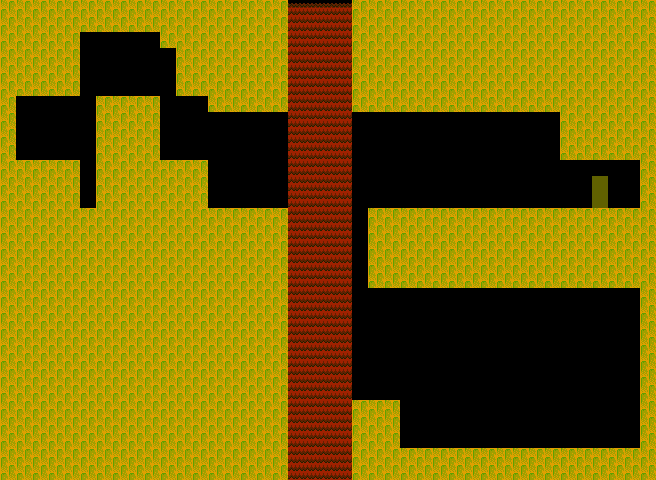

Rendered tile map (Tiled .tmx) drawn with the repository's tilesets; below, a short description and the map source with its tile grids summarised:
An orthogonal 41x30 tile map with 16x16 px tiles, 2 tile layers (Background, Solid), 2 tilesets and 18 objects.

<map version="1.10" tiledversion="1.11.2" orientation="orthogonal" renderorder="right-down" width="41" height="30" tilewidth="16" tileheight="16" infinite="0" nextlayerid="9" nextobjectid="21">
 <editorsettings>
  <export target="map3.lua" format="lua" />
 </editorsettings>
 <tileset firstgid="1" name="Tileset" tilewidth="16" tileheight="16" tilecount="128" columns="16">
  <image source="../../sprites/tiles/Tilesets1.png" trans="000000" width="256" height="128" />
 </tileset>
 <tileset firstgid="129" name="Animated" tilewidth="16" tileheight="16" tilecount="128" columns="16">
  <image source="../../sprites/tiles/animated.png" trans="000000" width="256" height="128" />
  <tile id="0">
   <animation>
    <frame tileid="0" duration="200" />
    <frame tileid="16" duration="200" />
    <frame tileid="32" duration="200" />
    <frame tileid="48" duration="200" />
    <frame tileid="64" duration="200" />
    <frame tileid="80" duration="200" />
    <frame tileid="96" duration="200" />
    <frame tileid="112" duration="200" />
   </animation>
  </tile>
  <tile id="1">
   <animation>
    <frame tileid="1" duration="200" />
    <frame tileid="17" duration="200" />
    <frame tileid="33" duration="200" />
    <frame tileid="49" duration="200" />
    <frame tileid="65" duration="200" />
    <frame tileid="81" duration="200" />
    <frame tileid="97" duration="200" />
    <frame tileid="113" duration="200" />
   </animation>
  </tile>
  <tile id="2">
   <animation>
    <frame tileid="2" duration="200" />
    <frame tileid="18" duration="200" />
    <frame tileid="34" duration="200" />
    <frame tileid="50" duration="200" />
    <frame tileid="66" duration="200" />
    <frame tileid="82" duration="200" />
    <frame tileid="98" duration="200" />
    <frame tileid="114" duration="200" />
   </animation>
  </tile>
  <tile id="3">
   <animation>
    <frame tileid="3" duration="133" />
    <frame tileid="4" duration="133" />
    <frame tileid="5" duration="133" />
    <frame tileid="6" duration="133" />
    <frame tileid="7" duration="133" />
    <frame tileid="8" duration="133" />
    <frame tileid="9" duration="133" />
    <frame tileid="10" duration="133" />
   </animation>
  </tile>
  <tile id="19">
   <animation>
    <frame tileid="19" duration="133" />
    <frame tileid="20" duration="133" />
    <frame tileid="21" duration="133" />
    <frame tileid="22" duration="133" />
    <frame tileid="23" duration="133" />
    <frame tileid="24" duration="133" />
    <frame tileid="25" duration="133" />
    <frame tileid="26" duration="133" />
   </animation>
  </tile>
 </tileset>
 <objectgroup id="5" name="Palette">
  <properties>
   <property name="character" value="light" />
   <property name="map" value="W1-1_cave" />
  </properties>
 </objectgroup>
 <objectgroup id="6" name="Spawn">
  <object id="17" x="592" y="176" width="16" height="32" />
 </objectgroup>
 <layer id="2" name="Background" width="41" height="30">
  <data>[1230 cells, 122 non-empty, 3 distinct tile ids]</data>
 </layer>
 <layer id="1" name="Solid" width="41" height="30">
  <data>[1230 cells, 753 non-empty, 1 distinct tile ids]</data>
 </layer>
 <objectgroup id="3" name="SolidCollision">
  <object id="1" x="368" y="208" width="272" height="80" />
  <object id="2" x="560" y="112" width="80" height="48" />
  <object id="3" x="352" y="400" width="48" height="48" />
  <object id="4" x="352" y="448" width="288" height="32" />
  <object id="6" x="352" y="0" width="288" height="112" />
  <object id="7" x="0" y="208" width="288" height="272" />
  <object id="8" x="96" y="96" width="64" height="112" />
  <object id="9" x="160" y="160" width="48" height="48" />
  <object id="10" x="16" y="160" width="64" height="48" />
  <object id="11" x="0" y="0" width="16" height="208" />
  <object id="12" x="16" y="0" width="64" height="96" />
  <object id="13" x="80" y="0" width="208" height="32" />
  <object id="14" x="160" y="32" width="128" height="16" />
  <object id="15" x="176" y="48" width="32" height="48" />
  <object id="16" x="208" y="48" width="80" height="64" />
  <object id="20" x="640" y="0" width="16" height="480" />
 </objectgroup>
 <objectgroup id="4" name="SemiSolidCollision" />
 <objectgroup id="8" name="Doors" />
 <objectgroup id="7" name="Mushrooms">
  <object id="19" x="496" y="192" width="16" height="16" />
 </objectgroup>
</map>